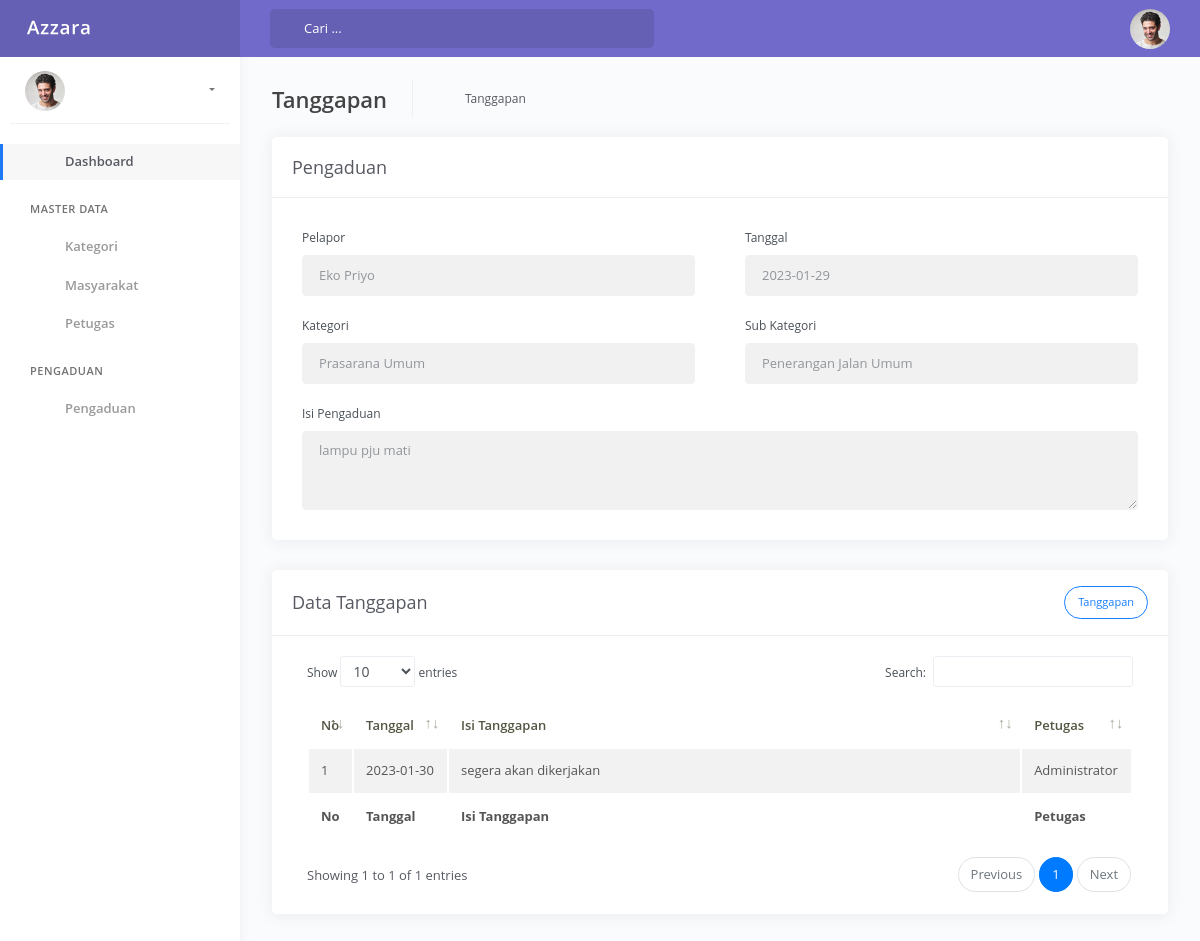
The page /admin/tanggapan/1 on the database its author committed.
### tables this page shows
CREATE TABLE IF NOT EXISTS `pengaduan` (
  `id` int(11) NOT NULL AUTO_INCREMENT,
  `nik` varchar(16) DEFAULT NULL,
  `idsubkategori` int(11) DEFAULT NULL,
  `tanggal` date DEFAULT NULL,
  `isi_pengaduan` text DEFAULT NULL,
  `foto` varchar(255) DEFAULT NULL,
  `status` enum('0','1','2') DEFAULT '0',
  PRIMARY KEY (`id`)
);

CREATE TABLE IF NOT EXISTS `masyarakat` (
  `id` int(11) NOT NULL AUTO_INCREMENT,
  `nik` varchar(16) DEFAULT NULL,
  `nama` varchar(64) DEFAULT NULL,
  `username` varchar(32) DEFAULT NULL,
  `password` varchar(255) DEFAULT NULL,
  `telepon` varchar(15) DEFAULT NULL,
  PRIMARY KEY (`id`)
);

CREATE TABLE IF NOT EXISTS `kategori` (
  `id` int(11) NOT NULL AUTO_INCREMENT,
  `kategori` varchar(50) DEFAULT NULL,
  PRIMARY KEY (`id`)
);

CREATE TABLE IF NOT EXISTS `subkategori` (
  `id` int(11) NOT NULL AUTO_INCREMENT,
  `idkategori` int(11) DEFAULT NULL,
  `subkategori` varchar(255) DEFAULT NULL,
  PRIMARY KEY (`id`)
);

CREATE TABLE IF NOT EXISTS `tanggapan` (
  `id` int(11) NOT NULL AUTO_INCREMENT,
  `idpengaduan` int(11) DEFAULT NULL,
  `idpetugas` int(11) DEFAULT NULL,
  `tanggal` date DEFAULT NULL,
  `tanggapan` text DEFAULT NULL,
  PRIMARY KEY (`id`)
);

CREATE TABLE IF NOT EXISTS `petugas` (
  `id` int(11) NOT NULL AUTO_INCREMENT,
  `nama` varchar(64) DEFAULT NULL,
  `username` varchar(32) DEFAULT NULL,
  `password` varchar(128) DEFAULT NULL,
  `telepon` varchar(15) DEFAULT NULL,
  `level` enum('a','p') DEFAULT NULL,
  PRIMARY KEY (`id`)
);

### application/libraries/Template.php (called while the page is built, shortened)
<?php if ( ! defined('BASEPATH')) exit('No direct script access allowed');
class Template {
		var $template_data = array();
		function set($name, $value)
		{
			$this->template_data[$name] = $value;
		}
		function load_admin($template = '', $view = '' , $view_data = array(), $return = FALSE)
		{
			$this->CI =& get_instance();
			$this->set('contents', $this->CI->load->view($view, $view_data, TRUE));
			return $this->CI->load->view($template, $this->template_data, $return);
		}
}

### application/controllers/Admin.php (called while the page is built, shortened)
<?php
class Admin extends CI_Controller
{
  public function tanggapan($id)
  {
    $data = array('page' => 'Tanggapan',
                  'pengaduan' => $this->M_Penmas->dataPengaduanId($id)->row(),
                  'tanggapan' => $this->M_Penmas->dataTanggapanId($id));
    $this->template->load_admin('admin_index','admin_tanggapan',$data);
  }
}
?>

### index.php (called while the page is built, shortened)
<?php
require_once BASEPATH.'core/CodeIgniter.php';

### application/models/M_Penmas.php (called while the page is built, shortened)
<?php
class M_Penmas extends CI_Model
{
  function dataPengaduanId($id)
  {
    $this->db->select('a.*, b.subkategori, c.kategori, d.nik, d.nama, d.telepon')->from('pengaduan a')
            ->join('subkategori b','a.idsubkategori = b.id','left')
            ->join('kategori c','b.idkategori = c.id','left')
            ->join('masyarakat d','a.nik = d.nik')
            ->where('a.id',$id);
    return $this->db->get();
  }
  function dataTanggapanId($id)
  {
    $this->db->select('*')->from('tanggapan a')
            ->join('petugas b','a.idpetugas = b.id', 'left')
            ->where('a.idpengaduan',$id);
    return $this->db->get();
  }
}
?>

### application/views/admin_tanggapan.php (the view, shortened to what this page needs)
<div class="main-panel">
  <div class="content">
    <div class="page-inner">
      <div class="page-header">
        <h4 class="page-title"><?php echo $page ?></h4>
        <ul class="breadcrumbs">
          <li class="nav-item">
            <a href="#"><?php echo $page ?></a>
          </li>
        </ul>
      </div>
      <div class="row">
        <div class="col-md-12">
          <div class="card">
            <div class="card-header">
              <div class="d-flex align-items-center">
                <h4 class="card-title">Pengaduan</h4>
              </div>
            </div>
            <div class="card-body">
              <div class="row">
                <div class="col-sm-6">
                  <div class="form-group">
                    <label>Pelapor</label>
                    <input type="text" class="form-control" value="<?php echo $pengaduan->nama ?>" readonly>
                  </div>
                </div>
                <div class="col-sm-6">
                  <div class="form-group">
                    <label>Tanggal</label>
                  <input type="text" class="form-control" value="<?php echo $pengaduan->tanggal ?>" readonly>
                  </div>
                </div>
              </div>
              <div class="row">
                <div class="col-sm-6">
                  <div class="form-group">
                    <label>Kategori</label>
                    <input type="text" class="form-control" value="<?php echo $pengaduan->kategori ?>" readonly>
                  </div>
                </div>
                <div class="col-sm-6">
                  <div class="form-group">
                    <label>Sub Kategori</label>
                  <input type="text" class="form-control" value="<?php echo $pengaduan->subkategori ?>" readonly>
                  </div>
                </div>
              </div>
              <div class="row">
                <div class="col-sm-12">
                  <div class="form-group">
                    <label>Isi Pengaduan</label>
                    <textarea rows="3" class="form-control" readonly><?php echo $pengaduan->isi_pengaduan ?></textarea>
                  </div>
                </div>
              </div>
            </div>
          </div>
        </div>
      </div>
      <div class="row">
        <div class="col-md-12">
          <div class="card">
            <div class="card-header">
              <div class="d-flex align-items-center">
                <h4 class="card-title">Data <?php echo $page ?></h4>
                <?php if ($pengaduan->status != '2'): ?>
                  <button class="btn btn-primary btn-sm btn-border btn-round ml-auto" data-toggle="modal" data-target="#tambahTanggapan">
                    <i class="fa fa-plus"></i> Tanggapan
                  </button>
                <?php endif; ?>
              </div>
            </div>
            <div class="card-body">
              <div class="table-responsive">
                <table id="basic-datatables" class="display table table-striped table-hover" >
                  <thead>
                    <tr>
                      <th>No</th>
                      <th>Tanggal</th>
                      <th width="70%">Isi Tanggapan</th>
                      <th>Petugas</th>
                    </tr>
                  </thead>
                  <tfoot>
                    <tr>
                      <th>No</th>
                      <th>Tanggal</th>
                      <th width="70%">Isi Tanggapan</th>
                      <th>Petugas</th>
                    </tr>
                  </tfoot>
                  <tbody>
                    <?php $no=0; foreach ($tanggapan->result_array() as $t): $no++;?>
                      <tr>
                        <td><?php echo $no; ?></td>
                        <td><?php echo $t['tanggal'] ?></td>
                        <td><?php echo $t['tanggapan'] ?></td>
                        <td><?php echo $t['nama'] ?></td>
                      </tr>
                    <?php endforeach; ?>
                  </tbody>
                </table>
              </div>
            </div>
          </div>
        </div>
      </div>
    </div>
  </div>
</div>

### rows shown on the page
pengaduan: nama "Eko Priyo", tanggal "2023-01-29", kategori "Prasarana Umum", idsubkategori.subkategori "Penerangan Jalan Umum", isi_pengaduan "lampu pju mati"
tanggapan: tanggal "2023-01-30", tanggapan "segera akan dikerjakan", idpetugas.nama "Administrator"

### other values the page prints
$page "Tanggapan"
